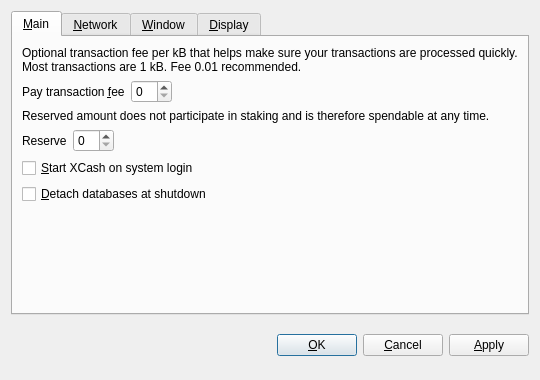
<?xml version="1.0" encoding="UTF-8"?>
<ui version="4.0">
 <class>OptionsDialog</class>
 <widget class="QDialog" name="OptionsDialog">
  <property name="geometry">
   <rect>
    <x>0</x>
    <y>0</y>
    <width>540</width>
    <height>380</height>
   </rect>
  </property>
  <property name="windowTitle">
   <string>Options</string>
  </property>
  <property name="modal">
   <bool>true</bool>
  </property>
  <layout class="QVBoxLayout" name="verticalLayout">
   <item>
    <widget class="QTabWidget" name="tabWidget">
     <property name="tabPosition">
      <enum>QTabWidget::North</enum>
     </property>
     <property name="currentIndex">
      <number>0</number>
     </property>
     <widget class="QWidget" name="tabMain">
      <attribute name="title">
       <string>&amp;Main</string>
      </attribute>
      <layout class="QVBoxLayout" name="verticalLayout_Main">
       <item>
        <widget class="QLabel" name="transactionFeeInfoLabel">
         <property name="text">
          <string>Optional transaction fee per kB that helps make sure your transactions are processed quickly. Most transactions are 1 kB. Fee 0.01 recommended.</string>
         </property>
         <property name="textFormat">
          <enum>Qt::PlainText</enum>
         </property>
         <property name="wordWrap">
          <bool>true</bool>
         </property>
        </widget>
       </item>
       <item>
        <layout class="QHBoxLayout" name="horizontalLayoutFee">
         <item>
          <widget class="QLabel" name="transactionFeeLabel">
           <property name="text">
            <string>Pay transaction &amp;fee</string>
           </property>
           <property name="textFormat">
            <enum>Qt::PlainText</enum>
           </property>
           <property name="buddy">
            <cstring>transactionFee</cstring>
           </property>
          </widget>
         </item>
         <item>
          <widget class="BitcoinAmountField" name="transactionFee"/>
         </item>
         <item>
          <spacer name="horizontalSpacerFee">
           <property name="orientation">
            <enum>Qt::Horizontal</enum>
           </property>
           <property name="sizeHint" stdset="0">
            <size>
             <width>40</width>
             <height>20</height>
            </size>
           </property>
          </spacer>
         </item>
        </layout>
       </item>
       <item>
        <widget class="QLabel" name="reserveBalanceInfoLabel">
         <property name="text">
          <string>Reserved amount does not participate in staking and is therefore spendable at any time.</string>
         </property>
         <property name="textFormat">
          <enum>Qt::PlainText</enum>
         </property>
         <property name="wordWrap">
          <bool>true</bool>
         </property>
        </widget>
       </item>
       <item>
        <layout class="QHBoxLayout" name="horizontalLayoutReserveBalance">
         <item>
          <widget class="QLabel" name="reserveBalanceLabel">
           <property name="text">
            <string>Reserve</string>
           </property>
           <property name="textFormat">
            <enum>Qt::PlainText</enum>
           </property>
           <property name="buddy">
            <cstring>reserveBalance</cstring>
           </property>
          </widget>
         </item>
         <item>
          <widget class="BitcoinAmountField" name="reserveBalance"/>
         </item>
         <item>
          <spacer name="horizontalSpacerReserveBalance">
           <property name="orientation">
            <enum>Qt::Horizontal</enum>
           </property>
           <property name="sizeHint" stdset="0">
            <size>
             <width>40</width>
             <height>20</height>
            </size>
           </property>
          </spacer>
         </item>
        </layout>
       </item>
       <item>
        <widget class="QCheckBox" name="bitcoinAtStartup">
         <property name="toolTip">
          <string>Automatically start XCash after logging in to the system.</string>
         </property>
         <property name="text">
          <string>&amp;Start XCash on system login</string>
         </property>
        </widget>
       </item>
       <item>
        <widget class="QCheckBox" name="detachDatabases">
         <property name="toolTip">
          <string>Detach block and address databases at shutdown. This means they can be moved to another data directory, but it slows down shutdown. The wallet is always detached.</string>
         </property>
         <property name="text">
          <string>&amp;Detach databases at shutdown</string>
         </property>
        </widget>
       </item>
       <item>
        <spacer name="verticalSpacer_Main">
         <property name="orientation">
          <enum>Qt::Vertical</enum>
         </property>
         <property name="sizeHint" stdset="0">
          <size>
           <width>20</width>
           <height>40</height>
          </size>
         </property>
        </spacer>
       </item>
      </layout>
     </widget>
     <widget class="QWidget" name="tabNetwork">
      <attribute name="title">
       <string>&amp;Network</string>
      </attribute>
      <layout class="QVBoxLayout" name="verticalLayout_Network">
       <item>
        <widget class="QCheckBox" name="mapPortUpnp">
         <property name="toolTip">
          <string>Automatically open the XCash client port on the router. This only works when your router supports UPnP and it is enabled.</string>
         </property>
         <property name="text">
          <string>Map port using &amp;UPnP</string>
         </property>
        </widget>
       </item>
       <item>
        <widget class="QCheckBox" name="connectSocks">
         <property name="toolTip">
          <string>Connect to the XCash network through a SOCKS proxy (e.g. when connecting through Tor).</string>
         </property>
         <property name="text">
          <string>&amp;Connect through SOCKS proxy:</string>
         </property>
        </widget>
       </item>
       <item>
        <layout class="QHBoxLayout" name="horizontalLayout_Network">
         <item>
          <widget class="QLabel" name="proxyIpLabel">
           <property name="text">
            <string>Proxy &amp;IP:</string>
           </property>
           <property name="textFormat">
            <enum>Qt::PlainText</enum>
           </property>
           <property name="buddy">
            <cstring>proxyIp</cstring>
           </property>
          </widget>
         </item>
         <item>
          <widget class="QValidatedLineEdit" name="proxyIp">
           <property name="maximumSize">
            <size>
             <width>140</width>
             <height>16777215</height>
            </size>
           </property>
           <property name="toolTip">
            <string>IP address of the proxy (e.g. 127.0.0.1)</string>
           </property>
          </widget>
         </item>
         <item>
          <widget class="QLabel" name="proxyPortLabel">
           <property name="text">
            <string>&amp;Port:</string>
           </property>
           <property name="textFormat">
            <enum>Qt::PlainText</enum>
           </property>
           <property name="buddy">
            <cstring>proxyPort</cstring>
           </property>
          </widget>
         </item>
         <item>
          <widget class="QLineEdit" name="proxyPort">
           <property name="maximumSize">
            <size>
             <width>55</width>
             <height>16777215</height>
            </size>
           </property>
           <property name="toolTip">
            <string>Port of the proxy (e.g. 9050)</string>
           </property>
          </widget>
         </item>
         <item>
          <widget class="QLabel" name="socksVersionLabel">
           <property name="text">
            <string>SOCKS &amp;Version:</string>
           </property>
           <property name="textFormat">
            <enum>Qt::PlainText</enum>
           </property>
           <property name="buddy">
            <cstring>socksVersion</cstring>
           </property>
          </widget>
         </item>
         <item>
          <widget class="QValueComboBox" name="socksVersion">
           <property name="toolTip">
            <string>SOCKS version of the proxy (e.g. 5)</string>
           </property>
          </widget>
         </item>
         <item>
          <spacer name="horizontalSpacer_Network">
           <property name="orientation">
            <enum>Qt::Horizontal</enum>
           </property>
           <property name="sizeHint" stdset="0">
            <size>
             <width>40</width>
             <height>20</height>
            </size>
           </property>
          </spacer>
         </item>
        </layout>
       </item>
       <item>
        <spacer name="verticalSpacer_Network">
         <property name="orientation">
          <enum>Qt::Vertical</enum>
         </property>
         <property name="sizeHint" stdset="0">
          <size>
           <width>20</width>
           <height>40</height>
          </size>
         </property>
        </spacer>
       </item>
      </layout>
     </widget>
     <widget class="QWidget" name="tabWindow">
      <attribute name="title">
       <string>&amp;Window</string>
      </attribute>
      <layout class="QVBoxLayout" name="verticalLayout_Window">
       <item>
        <widget class="QCheckBox" name="minimizeToTray">
         <property name="toolTip">
          <string>Show only a tray icon after minimizing the window.</string>
         </property>
         <property name="text">
          <string>&amp;Minimize to the tray instead of the taskbar</string>
         </property>
        </widget>
       </item>
       <item>
        <widget class="QCheckBox" name="minimizeOnClose">
         <property name="toolTip">
          <string>Minimize instead of exit the application when the window is closed. When this option is enabled, the application will be closed only after selecting Quit in the menu.</string>
         </property>
         <property name="text">
          <string>M&amp;inimize on close</string>
         </property>
        </widget>
       </item>
       <item>
        <spacer name="verticalSpacer_Window">
         <property name="orientation">
          <enum>Qt::Vertical</enum>
         </property>
         <property name="sizeHint" stdset="0">
          <size>
           <width>20</width>
           <height>40</height>
          </size>
         </property>
        </spacer>
       </item>
      </layout>
     </widget>
     <widget class="QWidget" name="tabDisplay">
      <attribute name="title">
       <string>&amp;Display</string>
      </attribute>
      <layout class="QVBoxLayout" name="verticalLayout_Display">
       <item>
        <layout class="QHBoxLayout" name="horizontalLayout_1_Display">
         <item>
          <widget class="QLabel" name="langLabel">
           <property name="text">
            <string>User Interface &amp;language:</string>
           </property>
           <property name="textFormat">
            <enum>Qt::PlainText</enum>
           </property>
           <property name="buddy">
            <cstring>lang</cstring>
           </property>
          </widget>
         </item>
         <item>
          <widget class="QValueComboBox" name="lang">
           <property name="toolTip">
            <string>The user interface language can be set here. This setting will take effect after restarting XCash.</string>
           </property>
          </widget>
         </item>
        </layout>
       </item>
       <item>
        <layout class="QHBoxLayout" name="horizontalLayout_2_Display">
         <item>
          <widget class="QLabel" name="unitLabel">
           <property name="text">
            <string>&amp;Unit to show amounts in:</string>
           </property>
           <property name="textFormat">
            <enum>Qt::PlainText</enum>
           </property>
           <property name="buddy">
            <cstring>unit</cstring>
           </property>
          </widget>
         </item>
         <item>
          <widget class="QValueComboBox" name="unit">
           <property name="toolTip">
            <string>Choose the default subdivision unit to show in the interface and when sending coins.</string>
           </property>
          </widget>
         </item>
        </layout>
       </item>
       <item>
        <widget class="QCheckBox" name="displayAddresses">
         <property name="toolTip">
          <string>Whether to show XCash addresses in the transaction list or not.</string>
         </property>
         <property name="text">
          <string>&amp;Display addresses in transaction list</string>
         </property>
        </widget>
       </item>
       <item>
        <widget class="QCheckBox" name="coinControlFeatures">
         <property name="toolTip">
          <string>Whether to show coin control features or not.</string>
         </property>
         <property name="text">
          <string>Display coin &amp;control features (experts only!)</string>
         </property>
        </widget>
       </item>
       <item>
        <spacer name="verticalSpacer_Display">
         <property name="orientation">
          <enum>Qt::Vertical</enum>
         </property>
         <property name="sizeHint" stdset="0">
          <size>
           <width>20</width>
           <height>40</height>
          </size>
         </property>
        </spacer>
       </item>
      </layout>
     </widget>
    </widget>
   </item>
   <item>
    <layout class="QHBoxLayout" name="horizontalLayout_Buttons">
     <item>
      <spacer name="horizontalSpacer_1">
       <property name="orientation">
        <enum>Qt::Horizontal</enum>
       </property>
       <property name="sizeHint" stdset="0">
        <size>
         <width>40</width>
         <height>48</height>
        </size>
       </property>
      </spacer>
     </item>
     <item>
      <widget class="QLabel" name="statusLabel">
       <property name="font">
        <font>
         <weight>75</weight>
         <bold>true</bold>
        </font>
       </property>
       <property name="text">
        <string/>
       </property>
       <property name="textFormat">
        <enum>Qt::PlainText</enum>
       </property>
       <property name="wordWrap">
        <bool>true</bool>
       </property>
      </widget>
     </item>
     <item>
      <spacer name="horizontalSpacer_2">
       <property name="orientation">
        <enum>Qt::Horizontal</enum>
       </property>
       <property name="sizeHint" stdset="0">
        <size>
         <width>40</width>
         <height>48</height>
        </size>
       </property>
      </spacer>
     </item>
     <item>
      <widget class="QPushButton" name="okButton">
       <property name="text">
        <string>&amp;OK</string>
       </property>
      </widget>
     </item>
     <item>
      <widget class="QPushButton" name="cancelButton">
       <property name="text">
        <string>&amp;Cancel</string>
       </property>
       <property name="autoDefault">
        <bool>false</bool>
       </property>
      </widget>
     </item>
     <item>
      <widget class="QPushButton" name="applyButton">
       <property name="text">
        <string>&amp;Apply</string>
       </property>
       <property name="autoDefault">
        <bool>false</bool>
       </property>
      </widget>
     </item>
    </layout>
   </item>
  </layout>
 </widget>
 <customwidgets>
  <customwidget>
   <class>BitcoinAmountField</class>
   <extends>QSpinBox</extends>
   <header>bitcoinamountfield.h</header>
  </customwidget>
  <customwidget>
   <class>QValueComboBox</class>
   <extends>QComboBox</extends>
   <header>qvaluecombobox.h</header>
  </customwidget>
  <customwidget>
   <class>QValidatedLineEdit</class>
   <extends>QLineEdit</extends>
   <header>qvalidatedlineedit.h</header>
  </customwidget>
 </customwidgets>
 <resources/>
 <connections/>
</ui>
